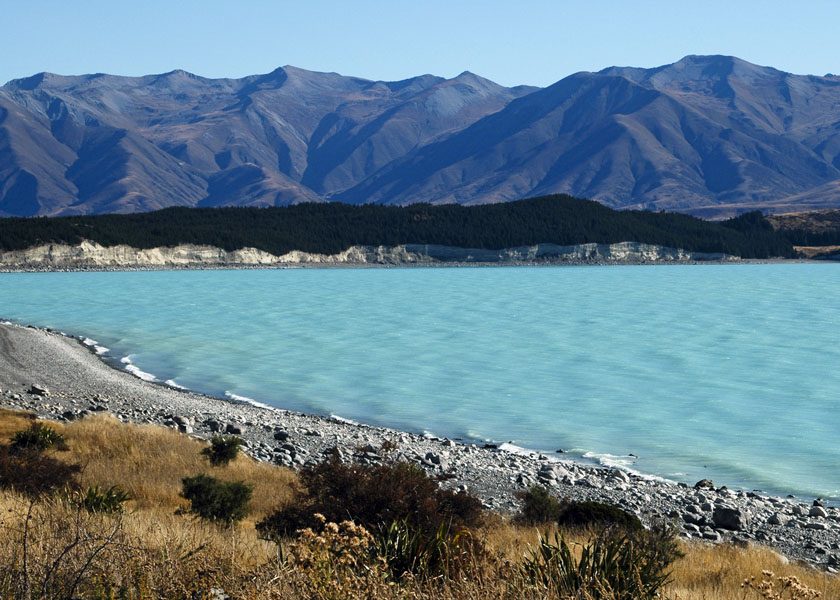
#> input picture image/New_Zealand_Lake.jpg, 840 x 600 px, found by its file name
$ python question_2.py
#> lines starting #> are read from the running program, lines starting #| are printed output that depends on the picture
import cv2 as cv
import matplotlib.pyplot as plt
import os

def solve():
    img1 = cv.imread('image/New_Zealand_Lake.jpg',0)
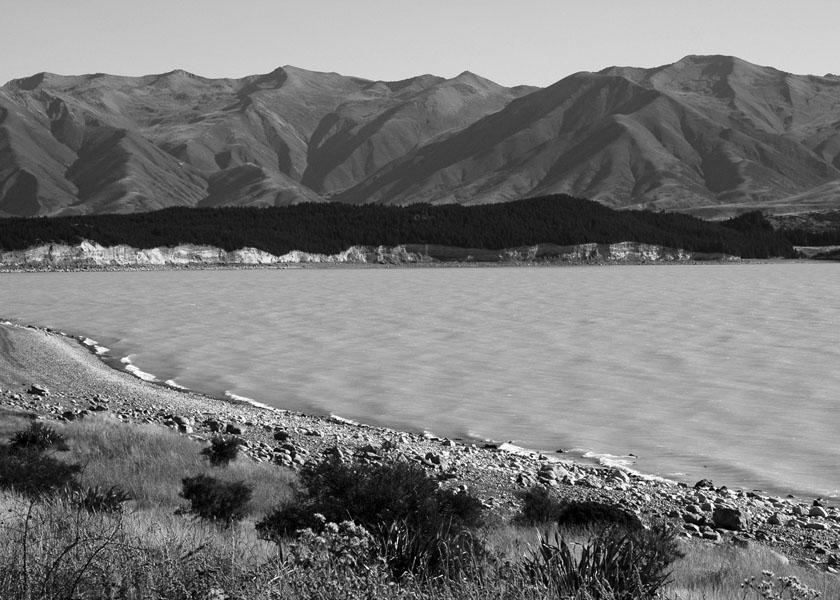
#> img1: shape (600, 840); min 0, max 255, mean 120.5

    black_img= img1.copy()
    for h in range(500):
        for r in range(500):
            black_img[h,r]=0
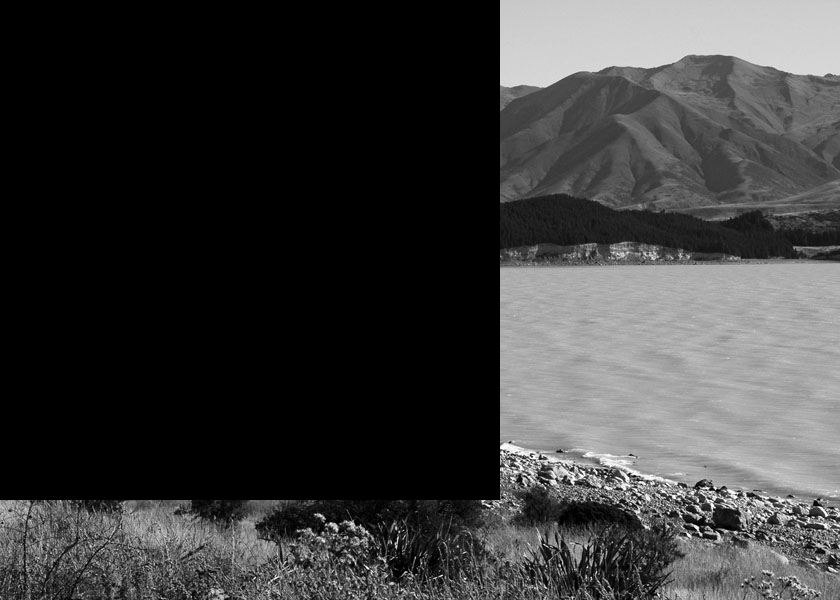
#> black_img: shape (600, 840); min 0, max 255, mean 59.1
    plt.figure(figsize=(10,10))
    plt.subplot(2,2,1)
    plt.imshow(img1, cmap='gray')

    plt.subplot(2,2,2)
    plt.imshow(black_img, cmap='gray')
    plt.show()
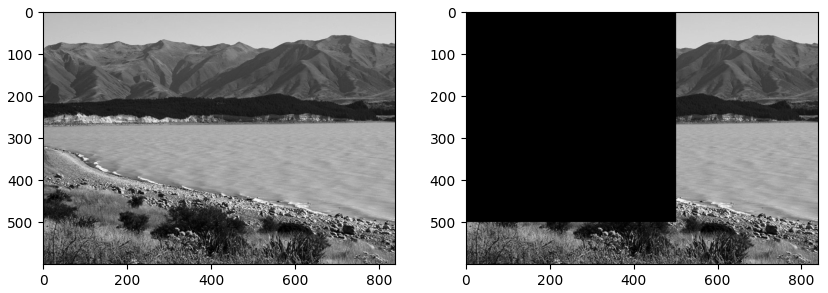
#> figure drawn by matplotlib, 2 panels

if __name__=='__main__':
    solve()
